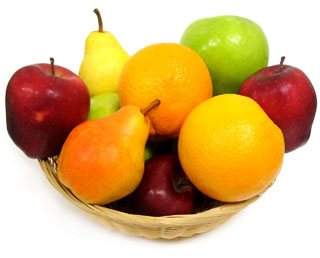
%> input picture 2A-L1 Images as functions/fruit.png, 320 x 258 px
$ octave run5.m   (GNU Octave 9; MATLAB toolbox functions it lacks are replaced by stand-ins)
%> lines starting %> are read from the running program, lines starting %| are printed output that depends on the picture
% Load and display an image
img = imread('fruit.png');
%> img is the input picture: size 258x320x3 uint8; mean R, G, B 216.9, 178.6, 119.7
imshow(img);
disp(size(img));
%|    258   320     3

img_red = img(:,:,1);
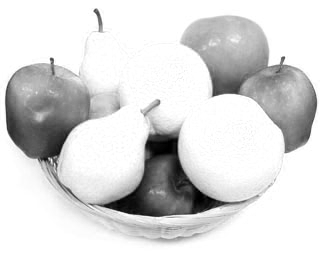
%> img_red: size 258x320 uint8; min 0, max 255, mean 216.9
imshow(img_red);
disp(size(img_red));
%|    258   320
plot(img_red(150,:));
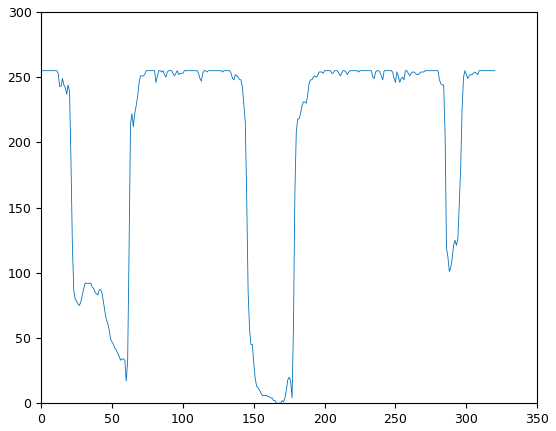
%> figure redrawn from the program's plot data; curve peaks at x = 1, y = 255

$ run again, with 2A-L1 Images as functions/bicycle.png copied over 2A-L1 Images as functions/fruit.png
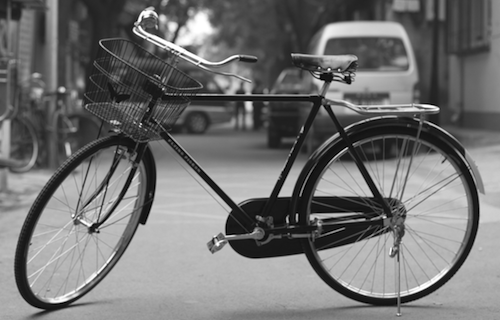
%> input picture 2A-L1 Images as functions/bicycle.png, 500 x 320 px
%> img is the input picture: size 320x500 uint8; min 0, max 255, mean 114.2
%|    320   500
%|    320   500
%> `plot(img_red(150,:));`:
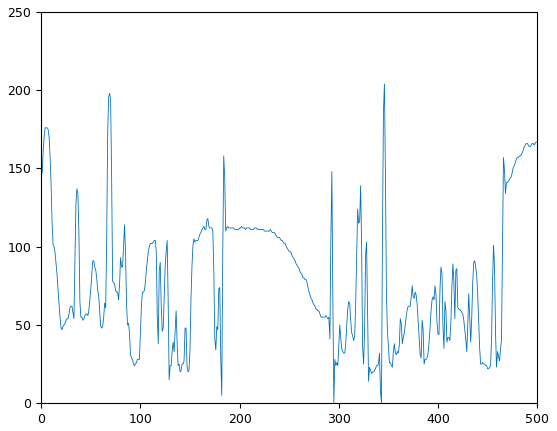
%> figure redrawn from the program's plot data; curve peaks at x = 346, y = 204

$ run again, with 2A-L1 Images as functions/dolphin.png copied over 2A-L1 Images as functions/fruit.png
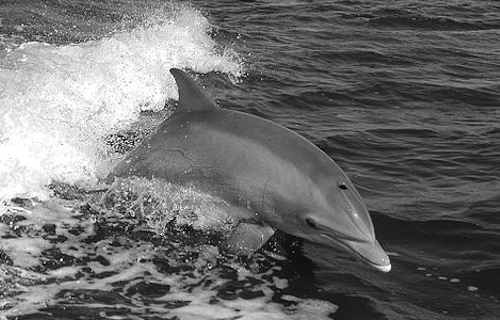
%> input picture 2A-L1 Images as functions/dolphin.png, 500 x 320 px
%> img is the input picture: size 320x500 uint8; min 0, max 255, mean 109.1
%|    320   500
%|    320   500
%> `plot(img_red(150,:));`:
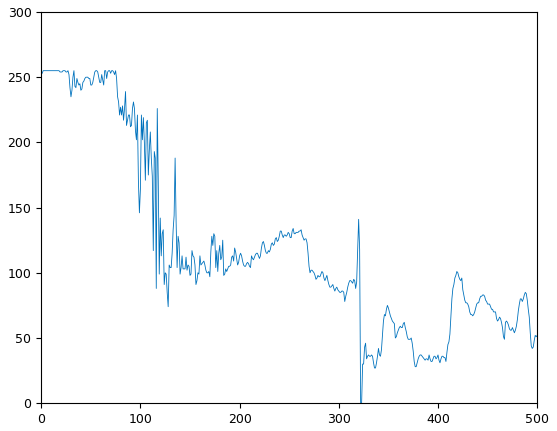
%> figure redrawn from the program's plot data; curve peaks at x = 2, y = 255

$ run again, with 2A-L1 Images as functions/peppers.png copied over 2A-L1 Images as functions/fruit.png
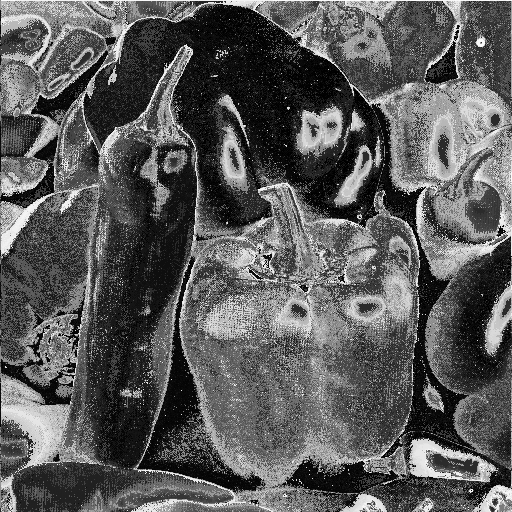
%> input picture 2A-L1 Images as functions/peppers.png, 512 x 512 px
%> img is the input picture: size 512x512 uint8; min 0, max 255, mean 90.1
%|    512   512
%|    512   512
%> `plot(img_red(150,:));`:
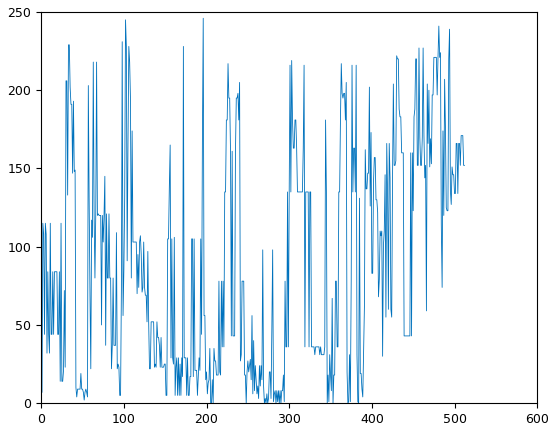
%> figure redrawn from the program's plot data; curve peaks at x = 196, y = 246
